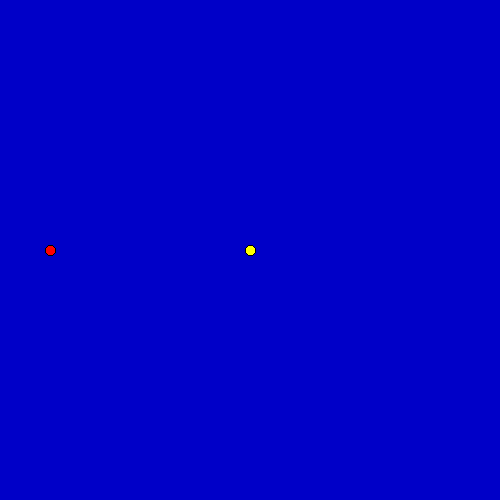
Frame 1 (no input)
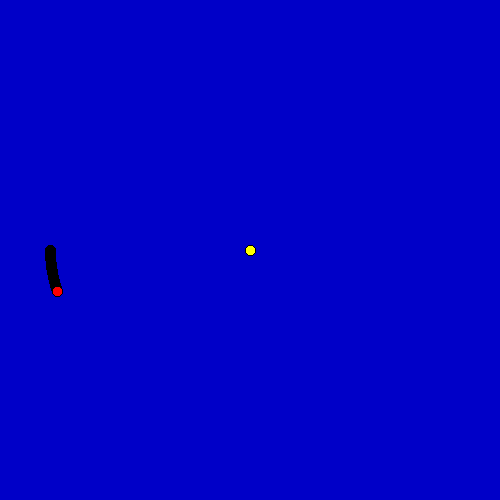
Frame 60 (the mouse pressed at the canvas centre just before this capture)
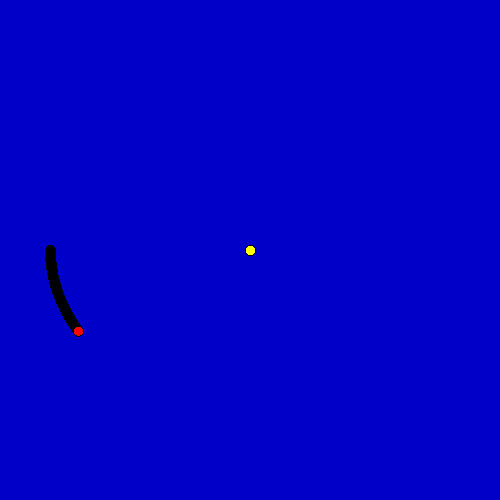
Frame 120 (the mouse held since frame 60 and released just before this capture)

The Processing sketch that drew these frames (run headless with seeded random() and noise(); from frame 60 on, the mouse is pressed at the canvas centre):

// Processing sketch: krzywe_Lissajous
// ── krzywe_Lissajous.pde
//Ruch po okręgu lub po krzywych Lissajous
//http://pl.wikipedia.org/wiki/Uk%C5%82ad_wsp%C3%B3%C5%82rz%C4%99dnych_biegunowych
//http://pl.wikipedia.org/wiki/Krzywa_Lissajous
///////////////////////////////////////////////////////////////////////////////////////
int FR=500; //Na ile klatek dzielimy sekundę?
boolean Cls=false;//Czy czyścić okno w każdej klatce
int sm_r=10;//Promień "kulki"
int bg_R=200;//Promień orbity
float omega=0.0005; //Prędkość kątowa na klatkę (krok symulacji)
float phi=0;//Aktualna pozycja na orbicie

float delta=PI;//Współczynnik kątowy dla krzywej Lissajous
float a=9,b=7;//Współczynniki dla krzywej Lissajous

int xs,ys; //Środek układu współrzędnych biegunowych
void setup() //Jest wykonywane raz - po uruchomieniu
{
size(500,500);
ys=height/2;
xs=width/2;
noSmooth();//Bez wygładzania lini? Po prostu odkomentować 
background(0,0,200);//rgB
frameRate(FR);
fill(255,255,0);//Yellow
ellipse(xs,ys,sm_r,sm_r);
}

void draw() //Jest wykonywane dla odrysowania każdej kolejnej klatki
{
  //Rysowanie
  if(Cls) background(0,0,200);
  float x,y; //Aktualna pozycja w układzie kartezjańskim
  x = bg_R * cos(phi*a + delta)+xs;
  y = bg_R * sin(phi*b)+ys;
  fill(255,0,0);//Red
  ellipse(x,y,sm_r,sm_r);
  //Zmiana "stanu"
  phi+=omega;
}
